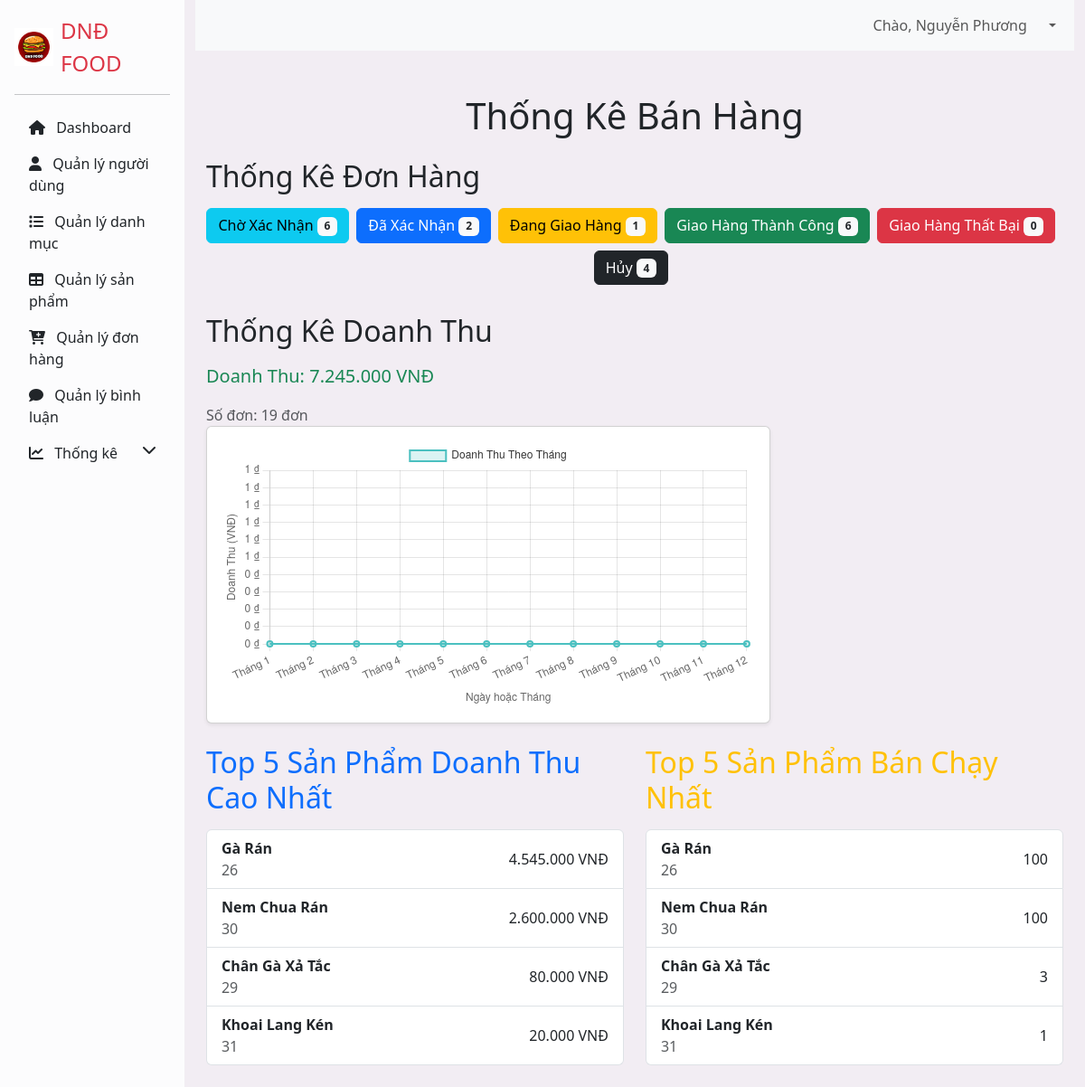
Screenshot of /controller/index.php (signed in) with the database file from the repository.
### tables this page shows
CREATE TABLE `product` (
  `product_id` int NOT NULL COMMENT 'ID sản phẩm',
  `product_name` varchar(255) NOT NULL COMMENT 'tên sản phẩm',
  `product_description` text COMMENT 'Mô tả Sản phẩm',
  `product_avatar_url` varchar(255) NOT NULL COMMENT 'ảnh sản phẩm_url',
  `product_import_price` decimal(15,0) NOT NULL COMMENT 'giá nhập sản phẩm',
  `product_sale_price` decimal(15,0) NOT NULL COMMENT 'giá bán sản phẩm',
  `product_listed_price` decimal(15,0) NOT NULL COMMENT 'giá niêm yết sản phẩm',
  `product_stock` int NOT NULL COMMENT 'kho sản phẩm',
  `category_id` int DEFAULT NULL COMMENT 'Thể loại ID category'
);

CREATE TABLE `bill_item` (
  `bill_item_id` int NOT NULL,
  `bill_id` int NOT NULL,
  `product_id` int DEFAULT NULL,
  `product_name` varchar(255) NOT NULL,
  `product_avatar` varchar(255) NOT NULL,
  `product_sale_price` decimal(15,0) NOT NULL COMMENT 'giá bán sản phẩm',
  `quantity` int NOT NULL COMMENT 'Số lượng'
);

### model/PDO.php (called while the page is built, shortened)
<?php
function pdo_get_connection()
{
    $dburl = "mysql:host=localhost;dbname=duan11;charset=utf8";
    $usename = "root";
    $password = "";
    $conn = new PDO($dburl, $usename, $password);
    $conn->setAttribute(PDO::ATTR_ERRMODE, PDO::ERRMODE_EXCEPTION);
    return $conn;
}
function pdo_query($sql)
{
    $sql_args = array_slice(func_get_args(), 1);
    try {
        $conn = pdo_get_connection();
        $stmt = $conn->prepare($sql);
        $stmt->execute($sql_args);
        $rows = $stmt->fetchAll(PDO::FETCH_ASSOC);
        return $rows;
    } catch (PDOException $e) {
        throw $e;
    } finally {
        unset($conn);
    }
}

### model/statistical.php (called while the page is built, shortened)
<?php
function tongdoanhthu() {
  $sql = "SELECT SUM(total_price) AS tong_tong_gia
          FROM bill
          WHERE bill_status = 3";
  return pdo_query($sql);
}
function tk_don() {
  $sql = "SELECT bill.bill_code, users.full_name, bill.created_datetime AS order_date, bill.bill_status AS process, bill.total_price,
          (SELECT COUNT(*) FROM bill) AS tong_don_7,
          (SELECT SUM(total_price) FROM bill) AS tong_tien_7,
          (SELECT COUNT(bill_status) FROM bill WHERE bill_status = 0) AS tong_don_0,
          (SELECT SUM(total_price) FROM bill WHERE bill_status = 0) AS tong_tien_0,
          (SELECT COUNT(bill_status) FROM bill WHERE bill_status = 1) AS tong_don_1,
          (SELECT SUM(total_price) FROM bill WHERE bill_status = 1) AS tong_tien_1,
          (SELECT COUNT(bill_status) FROM bill WHERE bill_status = 2) AS tong_don_2,
          (SELECT SUM(total_price) FROM bill WHERE bill_status = 2) AS tong_tien_2,
          (SELECT COUNT(bill_status) FROM bill WHERE bill_status = 3) AS tong_don_3,
          (SELECT SUM(total_price) FROM bill WHERE bill_status = 3) AS tong_tien_3,
          (SELECT COUNT(bill_status) FROM bill WHERE bill_status = 4) AS tong_don_4,
          (SELECT SUM(total_price) FROM bill WHERE bill_status = 4) AS tong_tien_4,
          (SELECT COUNT(bill_status) FROM bill WHERE bill_status = 5) AS tong_don_5,
          (SELECT SUM(total_price) FROM bill WHERE bill_status = 5) AS tong_tien_5,
          (SELECT COUNT(bill_status) FROM bill WHERE bill_status = 6) AS tong_don_6,
          (SELECT SUM(total_price) FROM bill WHERE bill_status = 6) AS tong_tien_6
          FROM bill
          JOIN users ON users.user_id = bill.user_id
          ORDER BY bill.total_price DESC";
  return pdo_query($sql);
}
function sp_ban_chay() {
  $sql = "SELECT p.product_id, p.product_name, p.product_sale_price AS price, c.category_name AS tendanhmuc, bi.quantity,
                 (bi.quantity * p.product_sale_price) AS tongtien, b.created_datetime AS order_date
          FROM product p
          JOIN bill_item bi ON p.product_id = bi.product_id
          JOIN bill b ON bi.bill_id = b.bill_id
          JOIN category c ON p.category_id = c.category_id
          WHERE b.bill_status = 3
          ORDER BY tongtien DESC";
  return pdo_query($sql);
}
function sp_doanhthu_cao() {
  $sql = "SELECT p.product_id, p.product_name, SUM(bi.quantity * p.product_sale_price) AS tongtien
          FROM product p
          JOIN bill_item bi ON p.product_id = bi.product_id
          JOIN bill b ON bi.bill_id = b.bill_id
          WHERE b.bill_status = 3
          GROUP BY p.product_id, p.product_name
          ORDER BY tongtien DESC
          LIMIT 5";
  return pdo_query($sql);
}

### controller/main.php (the view, shortened to what this page needs)
<?php
$donHang = tk_don();
$doanhThu = tongdoanhthu();
$sanPhamDoanhThuCao = sp_doanhthu_cao();
$sanPhamBanChay = sp_ban_chay();
$tong_huy = $donHang[0]['tong_don_5'] + $donHang[0]['tong_don_6'];
$thongKeThang = [];
$thongKeDoanhThuTheoThang = [];
for ($i = 1; $i <= 12; $i++) {
    $thongKeThang[] = "Tháng $i";
    $thongKeDoanhThuTheoThang[] = isset($doanhThu[$i - 1]['doanhthu']) ? $doanhThu[$i - 1]['doanhthu'] : 0;
}
$thongKeThang = json_encode($thongKeThang);
$thongKeDoanhThu = json_encode($thongKeDoanhThuTheoThang);
?>
<div class="container mt-5">
    <h1 class="mb-4 text-center">Thống Kê Bán Hàng</h1>
    <div class="mb-4">
        <h2 class="mb-3">Thống Kê Đơn Hàng</h2>
        <div class="row">
            <div class="col-lg-12">
                <div class="d-flex flex-wrap justify-content-center">
                    <button class="btn btn-info me-2 mb-2">Chờ Xác Nhận <span class="badge bg-light text-dark"><?= $donHang[0]['tong_don_0'] ?></span></button>
                    <button class="btn btn-primary me-2 mb-2">Đã Xác Nhận <span class="badge bg-light text-dark"><?= $donHang[0]['tong_don_1'] ?></span></button>
                    <button class="btn btn-warning me-2 mb-2">Đang Giao Hàng <span class="badge bg-light text-dark"><?= $donHang[0]['tong_don_2'] ?></span></button>
                    <button class="btn btn-success me-2 mb-2">Giao Hàng Thành Công <span class="badge bg-light text-dark"><?= $donHang[0]['tong_don_3'] ?></span></button>
                    <button class="btn btn-danger me-2 mb-2">Giao Hàng Thất Bại <span class="badge bg-light text-dark"><?= $donHang[0]['tong_don_4'] ?></span></button>
                    <button class="btn btn-dark me-2 mb-2">Hủy <span class="badge bg-light text-dark"><?= $tong_huy ?></span></button>
                </div>
            </div>
        </div>
    </div>
    <div class="mb-4">
        <h2 class="mb-3">Thống Kê Doanh Thu</h2>
        <p class="fs-5 text-success">Doanh Thu: <?= number_format($doanhThu[0]['tong_tong_gia'], 0, ',', '.') ?> VNĐ</p>
        <span class="fs-6 text-muted">Số đơn: <?= $donHang[0]['tong_don_7'] ?> đơn</span>
        <div class="row">
            <div class="col-md-8">
                <div class="card shadow-sm">
                    <div class="card-body">
                        <canvas id="doanhThuChart"></canvas>
                    </div>
                </div>
            </div>
        </div>
    </div>
    <div class="row">
        <div class="col-md-6 mb-4">
            <h2 class="mb-3 text-primary">Top 5 Sản Phẩm Doanh Thu Cao Nhất</h2>
            <ul class="list-group">
                <?php foreach ($sanPhamDoanhThuCao as $sanPham) : ?>
                    <li class="list-group-item d-flex justify-content-between align-items-center">
                        <div>
                            <p class="mb-0 fw-bold"><?= htmlspecialchars($sanPham['product_name']) ?></p>
                            <p class="text-muted mb-0"><?= htmlspecialchars($sanPham['product_id']) ?></p>
                        </div>
                        <p class="mb-0"><?= number_format($sanPham['tongtien'], 0, ',', '.') ?> VNĐ</p>
                    </li>
                <?php endforeach; ?>
            </ul>
        </div>
        <div class="col-md-6 mb-4">
            <h2 class="mb-3 text-warning">Top 5 Sản Phẩm Bán Chạy Nhất</h2>
            <ul class="list-group">
                <?php
                $sanPhamUnique = [];
                $productNames = [];
                foreach ($sanPhamBanChay as $sanPham) {
                    if (!in_array($sanPham['product_name'], $productNames)) {
                        $productNames[] = $sanPham['product_name'];
                        $sanPhamUnique[] = $sanPham;
                    }
                }
                ?>
                <?php foreach ($sanPhamUnique as $sanPham) : ?>
                    <li class="list-group-item d-flex justify-content-between align-items-center">
                        <div>
                            <p class="mb-0 fw-bold"><?= htmlspecialchars($sanPham['product_name']) ?></p>
                            <p class="text-muted mb-0"><?= htmlspecialchars($sanPham['product_id']) ?></p>
                        </div>
                        <p class="mb-0"><?= htmlspecialchars($sanPham['quantity']) ?></p>
                    </li>
                <?php endforeach; ?>
            </ul>
        </div>
    </div>
</div>
<script>
document.addEventListener('DOMContentLoaded', function() {
    var ctx = document.getElementById('doanhThuChart').getContext('2d');
    var doanhThuChart = new Chart(ctx, {
        type: 'line',
        data: {
            labels: JSON.parse('<?php echo $thongKeThang; ?>'), // Ngày hoặc Tháng
            datasets: [{
                label: 'Doanh Thu Theo Tháng',
                data: JSON.parse('<?php echo $thongKeDoanhThu; ?>'), // Doanh thu
                borderColor: 'rgba(75, 192, 192, 1)',
                backgroundColor: 'rgba(75, 192, 192, 0.2)',
                borderWidth: 2,
                fill: true
            }]
        },
        options: {
            scales: {
                x: {
                    title: {
                        display: true,
                        text: 'Ngày hoặc Tháng'
                    },
                    grid: {
                        borderColor: 'rgba(200, 200, 200, 0.2)',
                        borderWidth: 1
                    }
                },
                y: {
                    beginAtZero: true,
                    title: {
                        display: true,
                        text: 'Doanh Thu (VNĐ)'
                    },
                    ticks: {
                        callback: function(value) {
                            return value.toLocaleString('vi-VN', { style: 'currency', currency: 'VND' });
                        }
                    },
                    grid: {
                        borderColor: 'rgba(200, 200, 200, 0.2)',
                        borderWidth: 1
                    }
                }
            },
            plugins: {
                legend: {
                    display: true,
                    position: 'top',
                    labels: {
                        color: 'rgba(0, 0, 0, 0.8)'
                    }
                },
                tooltip: {
                    callbacks: {
                        label: function(tooltipItem) {
                            return `Doanh Thu: ${tooltipItem.formattedValue.toLocaleString('vi-VN', { style: 'currency', currency: 'VND' })}`;
                        }
                    }
                }
            }
        }
    });
});
</script>

### rows the page displays
product: product_name "Gà Rán", product_id "26", tongtien "4.545.000", bill_item.quantity "100"
product: product_name "Nem Chua Rán", product_id "30", tongtien "2.600.000", bill_item.quantity "100"
product: product_name "Chân Gà Xả Tắc", product_id "29", tongtien "80.000", bill_item.quantity "3"
product: product_name "Khoai Lang Kén", product_id "31", tongtien "20.000", bill_item.quantity "1"

### other values shown
$_SESSION['user']['full_name'] "Nguyễn Phương"
$donHang[0]['tong_don_0'] "6"
$donHang[0]['tong_don_1'] "2"
$donHang[0]['tong_don_2'] "1"
$donHang[0]['tong_don_3'] "6"
$donHang[0]['tong_don_4'] "0"
$tong_huy "4"
$doanhThu[0]['tong_tong_gia'] "7.245.000"
$donHang[0]['tong_don_7'] "19"
chart data {{ $thongKeDoanhThu }} [0,0,0,0,0,0,0,0,0,0,0,0]
